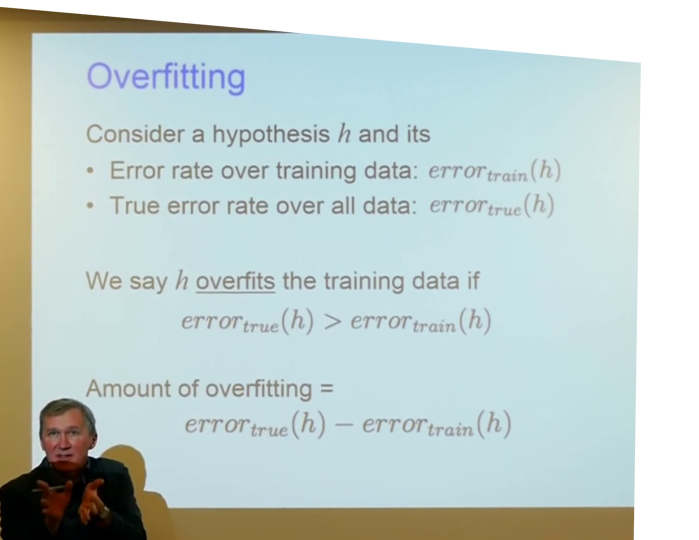
#> input picture frames/02_11_15.jpg, 1398 x 1080 px (shown at 1/2 size)
$ python script.py frames frames
#> lines starting #> are read from the running program, lines starting #| are printed output that depends on the picture
import cv2
import numpy as np
import os, sys

slides = []
slides_sum = []
new_frame = []
output_stream = sys.stdout

if len(sys.argv)<3 :
    print("Incorrect number of arguments!")
    exit(0)

slides_folder = sys.argv[2]
frames_folder = sys.argv[1]

# load_slides
for file in os.listdir(slides_folder):
    img = cv2.imread(os.path.join(slides_folder, file),cv2.IMREAD_GRAYSCALE)
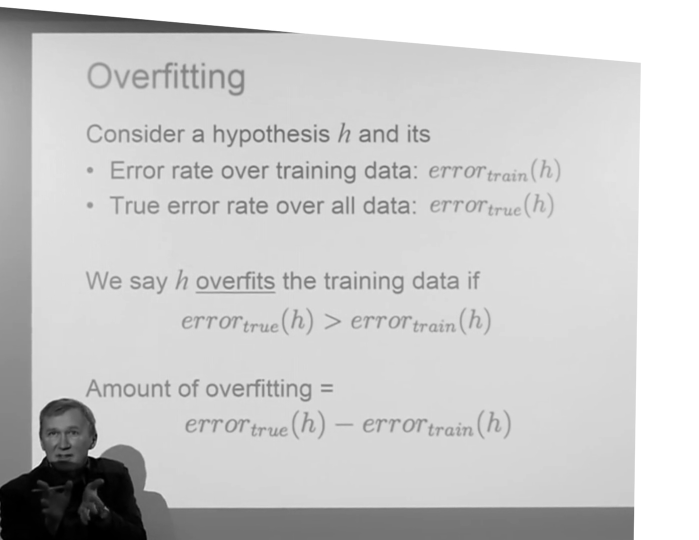
#> img: shape (1080, 1398) (shown at 1/2 size); min 0, max 255, mean 203.6
    if img is not None:
        m = img.mean()
#> m = 203.6
        new_img = img - m
        slides.append([new_img, file])
        slides_sum.append(np.linalg.norm(new_img))
#> pass 2 of the loop `for file in os.listdir(slides_folder):`:
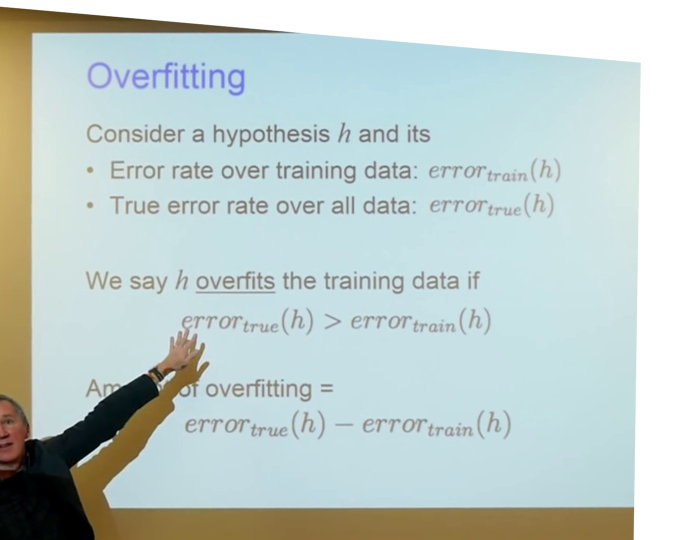
#> input picture frames/02_11_18.jpg, 1398 x 1080 px (shown at 1/2 size)
#> `img = cv2.imread(os.path.join(slides_folder, file),cv2.IMREAD_GRAYSCALE)`:
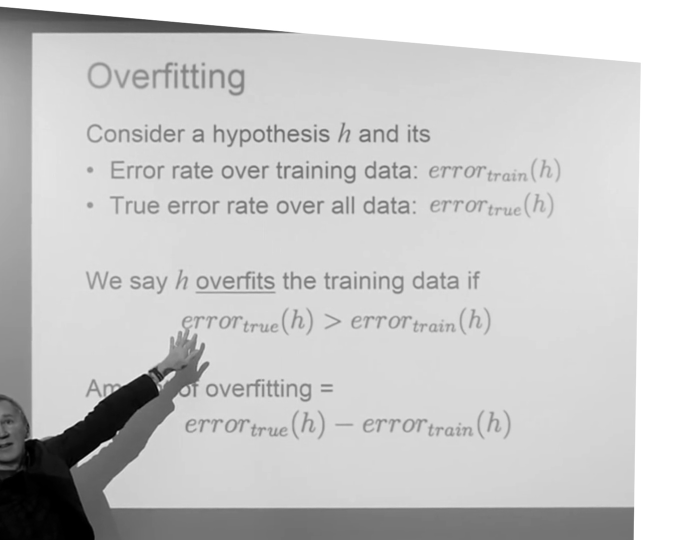
#> img: shape (1080, 1398) (shown at 1/2 size); min 0, max 255, mean 202.5
#> `m = img.mean()`: m = 202.5

print("dataset read")
print("Now please wait while the code is Running....")

def calc_xcorr(frame_norm, s):
    minh = min(slides[s][0].shape[0], new_frame.shape[0])
    minw = min(slides[s][0].shape[1], new_frame.shape[1])
    im = np.multiply(slides[s][0][:minh,:minw], new_frame[:minh,:minw])
    norm = slides_sum[s]*frame_norm
    res = im.sum()
    res = res/norm
    return res

# used for printing running accuracy
total = 0
correct = 0
frames_len = len(os.listdir(frames_folder))

f = open("results.txt","w+")

# finding answer for all frames
for file in os.listdir(frames_folder):
    frame_img = cv2.imread(os.path.join(frames_folder, file),cv2.IMREAD_GRAYSCALE)
    if frame_img is not None:
        mx_corr = -10000000
        idx = -1
        m = frame_img.mean()
#> m = 203.6
        new_frame = frame_img - m
        frame_norm = np.linalg.norm(new_frame)
#> frame_norm = 59190.9
        for i in range(len(slides)):
            corr_val = calc_xcorr(frame_norm,i)
            if corr_val > mx_corr:
                idx = i
                mx_corr = corr_val
#> this loop made 2 passes
#> (minh in calc_xcorr, minw in calc_xcorr, norm in calc_xcorr, res in calc_xcorr, corr_val, idx, mx_corr) on pass 1: (1080, 1398, 3.5e+09, 1, 1, 0, 1)
#> (minh in calc_xcorr, minw in calc_xcorr, norm in calc_xcorr, res in calc_xcorr, corr_val) on pass 2: (1080, 1398, 3.61e+09, 0.863, 0.863)
#> pass 1, in calc_xcorr, `im = np.multiply(slides[s][0][:minh,:minw], new_frame[:minh,:minw])`:
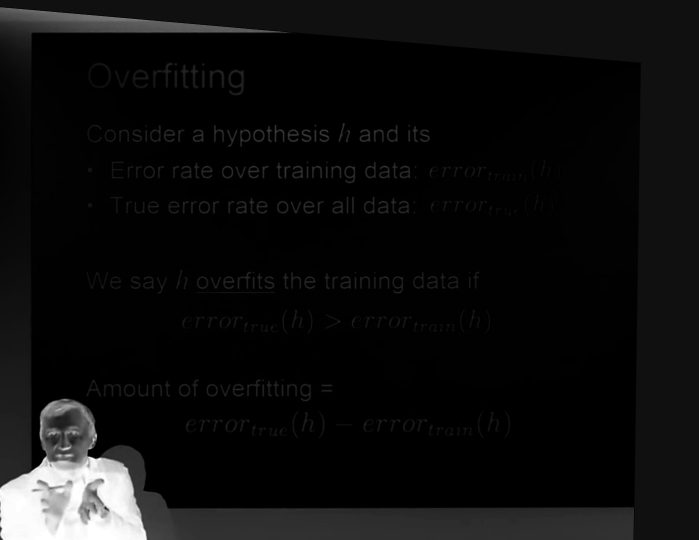
#> im: shape (1080, 1398) float64 (shown at 1/2 size); min 0.152, max 41457.1, mean 2320.5; drawn with min black and max white
#> pass 2, in calc_xcorr (call 2), `im = np.multiply(slides[s][0][:minh,:minw], new_frame[:minh,:minw])`:
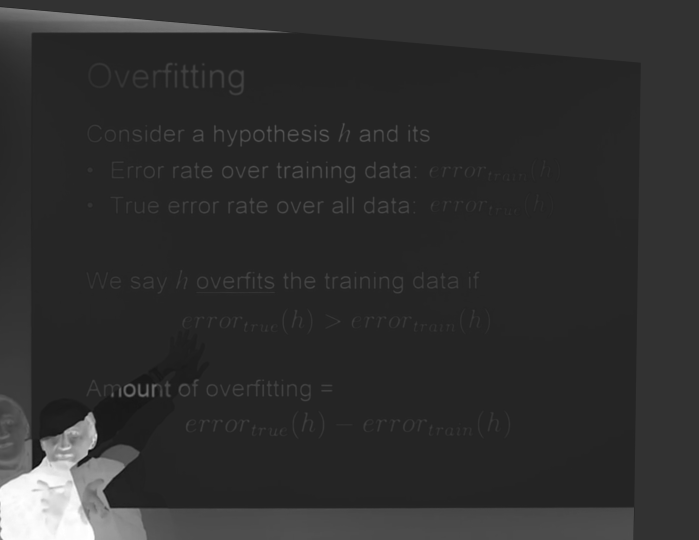
#> im: shape (1080, 1398) float64 (shown at 1/2 size); min -6931.3, max 41225.3, mean 2059.8; drawn with min black and max white
#> after the loop, idx = 0; mx_corr = 1
        string  = str(file) + " " + str(slides[idx][1]) + "\n"
        f.write(string)

        a = file.split('_')[0:2]
        b = slides[idx][1].split('.')[0]
#> b = '02_11_15'
        b = b.split('_')[0:2]
#> b = ['02', '11']
        if a[0]==b[0] and a[1]==b[1]:
            correct += 1
        total+=1
        accuracy = 100*(correct/total)
        console_op = "Total frames done: "+str(total)+"/"+str(frames_len)+", "+"Running Accuracy = "+str(accuracy)+"\r"
        output_stream.flush()
        output_stream.write(console_op)
#> pass 2 of the loop `for file in os.listdir(frames_folder):`:
#> `m = frame_img.mean()`: m = 202.5
#> frame_norm = 60912.7
#> the loop `for i in range(len(slides)):` made 2 passes
#> (minh in calc_xcorr, minw in calc_xcorr, norm in calc_xcorr, res in calc_xcorr, corr_val, idx, mx_corr) on passes 1 to 2: (1080, 1398, 3.61e+09, 0.863, 0.863, 0, 0.863), (1080, 1398, 3.71e+09, 1, 1, 1, 1)
#> pass 2, in calc_xcorr (call 4), `im = np.multiply(slides[s][0][:minh,:minw], new_frame[:minh,:minw])`:
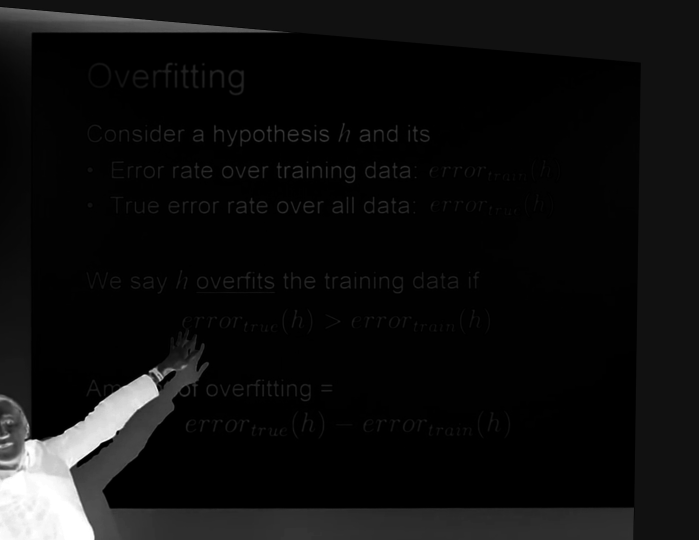
#> im: shape (1080, 1398) float64 (shown at 1/2 size); min 0.222, max 40994.8, mean 2457.4; drawn with min black and max white
#> after the loop `for i in range(len(slides)):`: idx = 1
#> `b = slides[idx][1].split('.')[0]`: b = '02_11_18'
#> `b = b.split('_')[0:2]`: b = ['02', '11']

print("Done!")
f.close()
